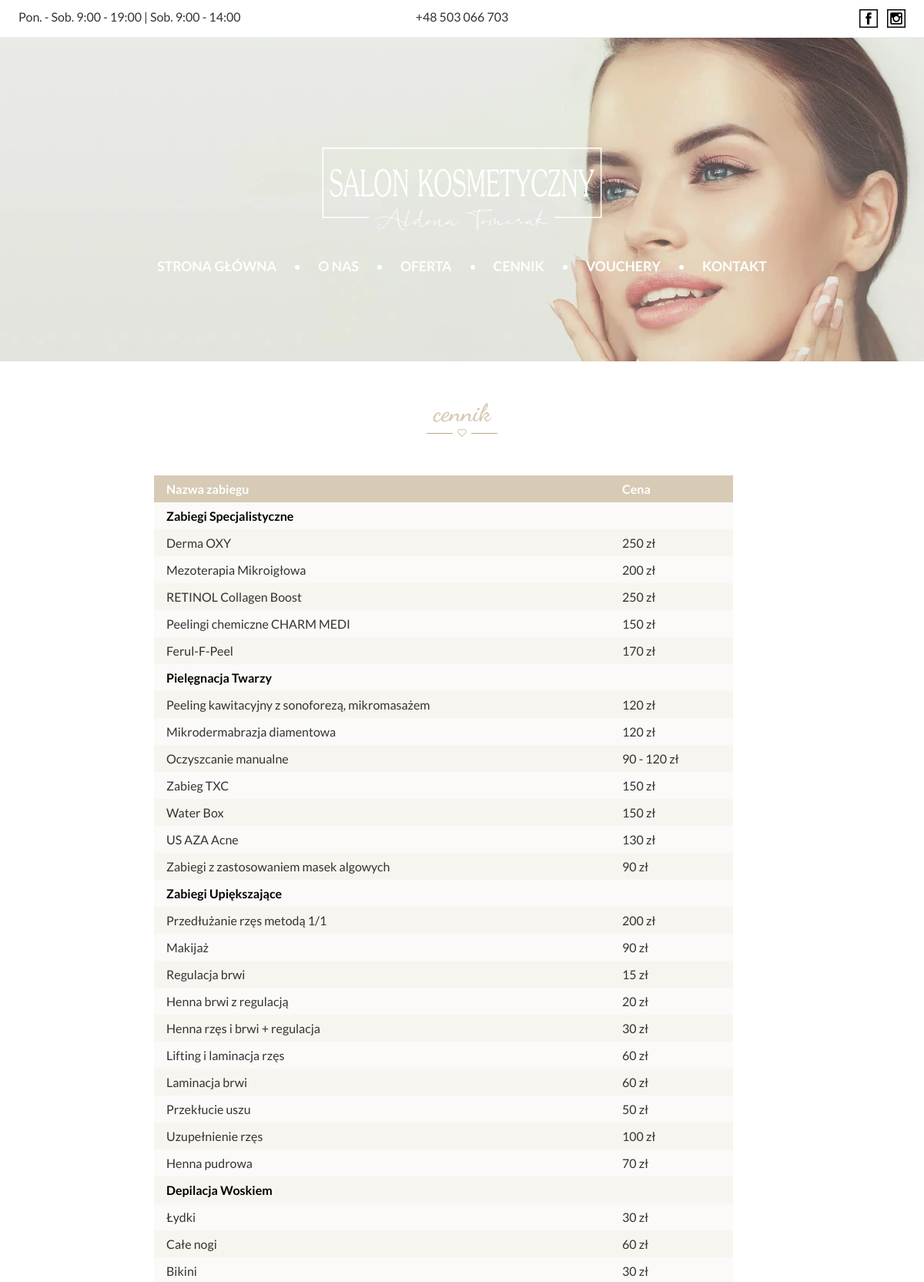
Screenshot of /cenniki.php (upper part) with the database file from the repository.
### tables this page shows
CREATE TABLE `treatments` (
  `id` int(11) NOT NULL,
  `name` text NOT NULL,
  `slug` varchar(125) NOT NULL,
  `label` text DEFAULT NULL,
  `description` text DEFAULT NULL,
  `image` varchar(125) DEFAULT NULL,
  `price` text NOT NULL,
  `duration` varchar(10) DEFAULT NULL,
  `category` varchar(125) NOT NULL
);

### cenniki.php (the view, shortened to what this page needs)
<?php
    require_once('./php/connect_db.php');
?>
<!DOCTYPE html>
<html lang="en">
<head>
    <link rel="stylesheet" href="./assets/css/main-1.01.css">
</head>
<body>
    <?php
        include_once('./page-hd-navig.php');
    ?>
    <main>
        <div class="wrapper-1200">
            <div class="price-lists-wrapper">
                <h1 class="clss-h">cennik <img src="./assets/ico/str-hrt.svg" alt="header dec icon"></h1>
                <div class="table">
                    <div class="header">Nazwa zabiegu</div>
                    <div class="header">Cena</div>
                    <?php
                        $categories = ["zabiegi_specjalistyczne", "pielegnacja_twarzy", "zabiegi_upiekszajace", "depilacja_woskiem", "epilacja_laserowa", "stylizacja_paznokci", "manicure_pedicure"];
                        for ($i = 0; $i < count($categories); $i++) {
                            $sql = "SELECT name, price FROM treatments WHERE category LIKE '$categories[$i]'";
                            $result = $conn->query($sql);
                            if ($result->num_rows > 0) {
                                if ($categories[$i] === 'zabiegi_specjalistyczne') {
                                    echo '<div class="td sep">Zabiegi Specjalistyczne</div>';
                                    echo '<div class="td sep"></div>';
                                }
                                if ($categories[$i] === 'pielegnacja_twarzy') {
                                    echo '<div class="td sep">Pielęgnacja Twarzy</div>';
                                    echo '<div class="td sep"></div>';
                                }
                                if ($categories[$i] === 'zabiegi_upiekszajace') {
                                    echo '<div class="td sep">Zabiegi Upiększające</div>';
                                    echo '<div class="td sep"></div>';
                                }
                                if ($categories[$i] === 'depilacja_woskiem') {
                                    echo '<div class="td sep">Depilacja Woskiem</div>';
                                    echo '<div class="td sep"></div>';
                                }
                                while ($row = $result->fetch_assoc()) {
                                    echo '<div class="td">'.$row['name'].'</div>';
                                    echo '<div class="td">'.$row['price'].'</div>';
                                }
                            } else {
                                echo "Coś poszło nie tak :(";
                            }
                        }
                    ?>
                </div>
            </div>
        </div>
    </main>
</body>
</html>

### assets/css/main-1.01.css (style rules this page uses)
* { -webkit-box-sizing: border-box; box-sizing: border-box; padding: 0; margin: 0; font-family: 'Lato', sans-serif; }
.wrapper-1200 { width: 100%; max-width: 1200px; margin: 0 auto; }
body { max-width: 1920px; margin: 0 auto; color: #333; -webkit-animation: .5s fadeIn; animation: .5s fadeIn; }
img, button, link { outline: none; }
main { padding-bottom: 64px; }
main .clss-h { font-family: "Dancing Script", cursive; color: #D7CBB6; display: -webkit-box; display: -ms-flexbox; display: flex; -webkit-box-pack: center; -ms-flex-pack: center; justify-content: center; -webkit-box-orient: vertical; -webkit-box-direction: normal; -ms-flex-flow: column; flex-flow: column; text-align: center; }
main .clss-h img { height: 14px; }
main .wrapper-1200 .sec-0, main .wrapper-1200 .price-lists-wrapper { padding: 24px; margin-top: 24px; margin-bottom: 48px; }
main .wrapper-1200 .sec-0 .clss-h, main .wrapper-1200 .price-lists-wrapper .clss-h { margin-bottom: 48px; }
main .wrapper-1200 .price-lists-wrapper .table { max-width: 800px; margin: 0 auto; display: -ms-grid; display: grid; -ms-grid-columns: calc(80% - 48px) 20%; grid-template-columns: calc(80% - 48px) 20%; }
main .wrapper-1200 .price-lists-wrapper .table .header { background-color: #D7CBB6; color: white; font-weight: 700; }
main .wrapper-1200 .price-lists-wrapper .table div:nth-child(odd) { padding-right: 24px; }
main .wrapper-1200 .price-lists-wrapper .table div:nth-child(even) { min-width: 120px; }
main .wrapper-1200 .price-lists-wrapper .table div { padding: 8px 16px; }
main .wrapper-1200 .price-lists-wrapper .table .td::first-letter { text-transform: uppercase; }
main .wrapper-1200 .price-lists-wrapper .table .td.sep { font-weight: 700; background-color: #D7CBB6; color: black; background-color: rebeccapurple; }
main .wrapper-1200 .price-lists-wrapper .table .td:nth-child(4n+1) { background-color: rgba(215, 203, 182, 0.2); }
main .wrapper-1200 .price-lists-wrapper .table .td:nth-child(4n+2) { background-color: rgba(215, 203, 182, 0.2); }
main .wrapper-1200 .price-lists-wrapper .table .td:nth-child(4n+3) { background-color: rgba(215, 203, 182, 0.1); }
main .wrapper-1200 .price-lists-wrapper .table .td:nth-child(4n+4) { background-color: rgba(215, 203, 182, 0.1); }

### rows the page displays
treatments: name "Derma OXY", price "250 zł"
treatments: name "Mezoterapia Mikroigłowa", price "200 zł"
treatments: name "RETINOL Collagen Boost", price "250 zł"
treatments: name "Peelingi chemiczne CHARM MEDI", price "150 zł"
treatments: name "Ferul-F-Peel", price "170 zł"
treatments: name "Peeling kawitacyjny z sonoforezą, mikromasażem", price "120 zł"
treatments: name "Mikrodermabrazja diamentowa", price "120 zł"
treatments: name "Oczyszcanie manualne", price "90 - 120 zł"
treatments: name "Zabieg TXC", price "150 zł"
treatments: name "Water Box", price "150 zł"
treatments: name "US AZA Acne", price "130 zł"
treatments: name "Zabiegi z zastosowaniem masek algowych", price "90 zł"
treatments: name "przedłużanie rzęs metodą 1/1", price "200 zł"
treatments: name "makijaż", price "90 zł"
treatments: name "regulacja brwi", price "15 zł"
treatments: name "henna brwi z regulacją", price "20 zł"
treatments: name "henna rzęs i brwi + regulacja", price "30 zł"
treatments: name "lifting i laminacja rzęs", price "60 zł"
treatments: name "laminacja brwi", price "60 zł"
treatments: name "przekłucie uszu", price "50 zł"
treatments: name "uzupełnienie rzęs", price "100 zł"
treatments: name "Henna pudrowa", price "70 zł"
treatments: name "łydki", price "30 zł"
treatments: name "Całe nogi", price "60 zł"
treatments: name "bikini", price "30 zł"
